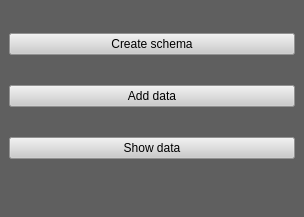
<?xml version="1.0" encoding="UTF-8"?>
<ui version="4.0">
 <class>MainWindow</class>
 <widget class="QMainWindow" name="MainWindow">
  <property name="geometry">
   <rect>
    <x>0</x>
    <y>0</y>
    <width>304</width>
    <height>217</height>
   </rect>
  </property>
  <property name="windowTitle">
   <string>DB Manager</string>
  </property>
  <property name="styleSheet">
   <string notr="true">background-color: rgb(95, 95, 95);</string>
  </property>
  <widget class="QWidget" name="centralwidget">
   <layout class="QVBoxLayout" name="verticalLayout">
    <item>
     <widget class="QPushButton" name="btnSchema">
      <property name="styleSheet">
       <string notr="true">background-color: rgb(203, 203, 203);</string>
      </property>
      <property name="text">
       <string>Create schema</string>
      </property>
     </widget>
    </item>
    <item>
     <widget class="QPushButton" name="btnAdd">
      <property name="styleSheet">
       <string notr="true">background-color: rgb(203, 203, 203);</string>
      </property>
      <property name="text">
       <string>Add data</string>
      </property>
     </widget>
    </item>
    <item>
     <widget class="QPushButton" name="btnShow">
      <property name="styleSheet">
       <string notr="true">background-color: rgb(203, 203, 203);</string>
      </property>
      <property name="text">
       <string>Show data</string>
      </property>
     </widget>
    </item>
   </layout>
  </widget>
  <widget class="QMenuBar" name="menubar">
   <property name="geometry">
    <rect>
     <x>0</x>
     <y>0</y>
     <width>304</width>
     <height>22</height>
    </rect>
   </property>
  </widget>
  <widget class="QStatusBar" name="statusbar"/>
 </widget>
 <resources/>
 <connections/>
</ui>
